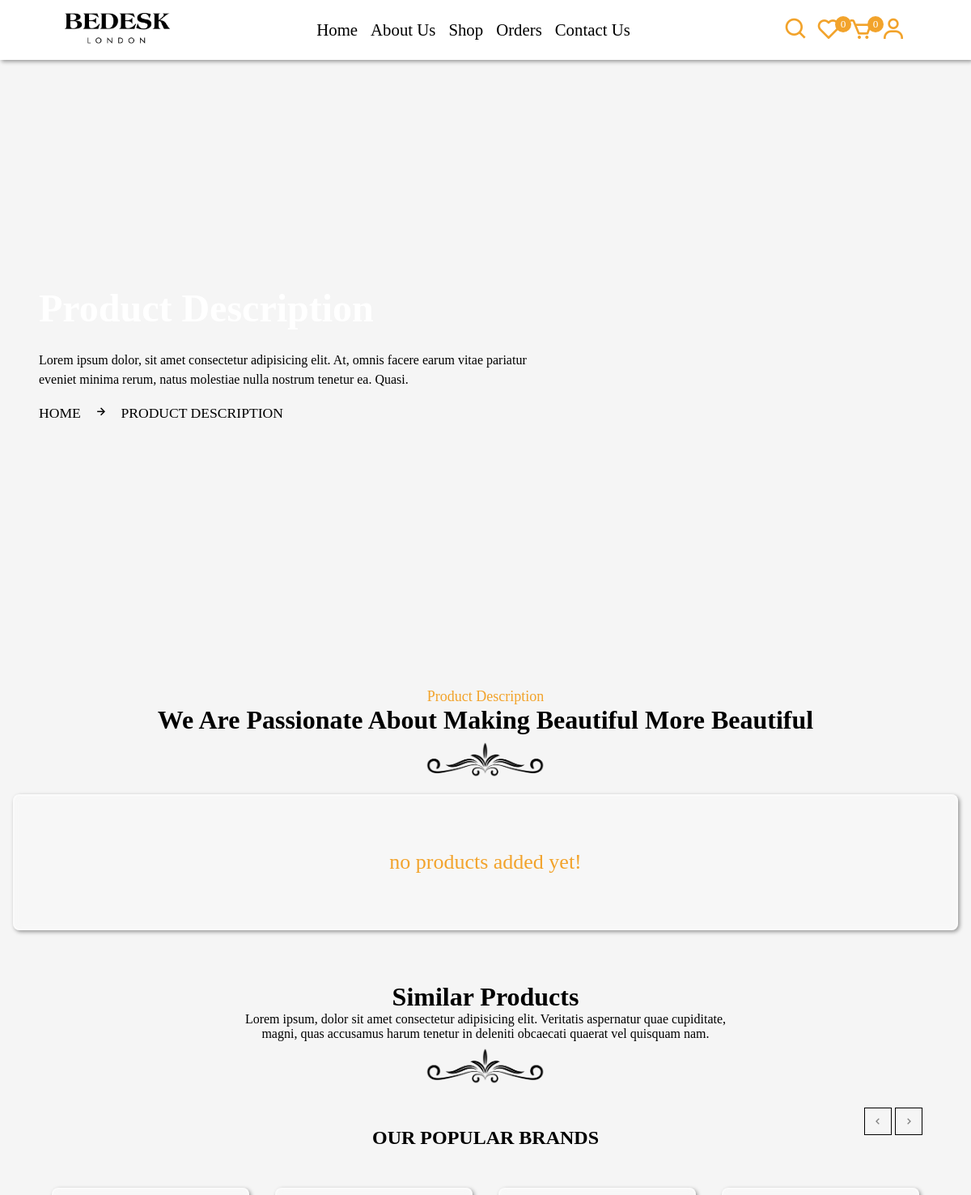
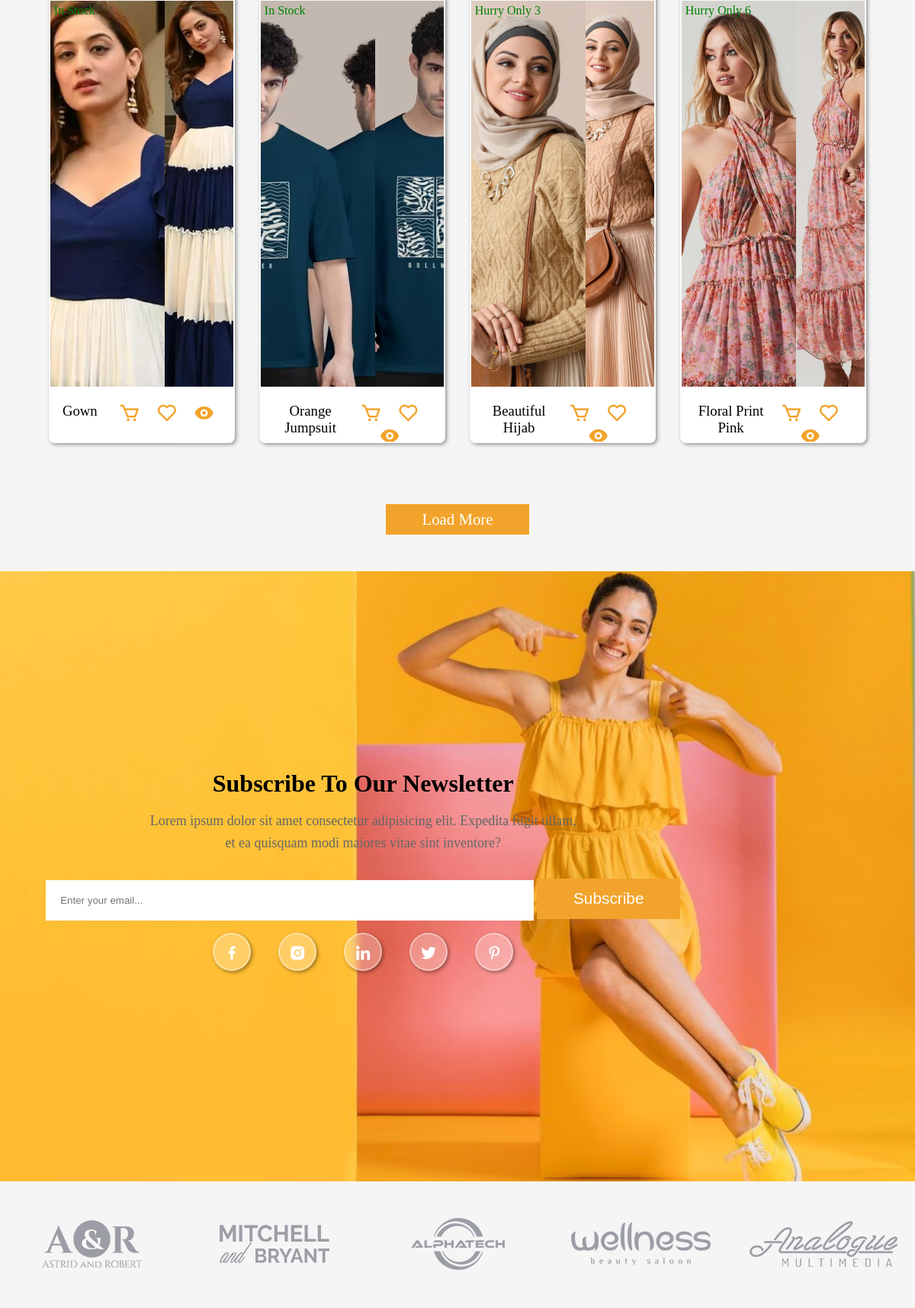
Page /view_page.php (upper part) on the committed database (2 pictures, top to bottom).
### tables this page shows
CREATE TABLE `products` (
  `id` varchar(20) NOT NULL,
  `seller_id` varchar(20) NOT NULL,
  `name` varchar(50) NOT NULL,
  `price` varchar(255) NOT NULL,
  `category` varchar(100) NOT NULL,
  `thumb_one` varchar(255) NOT NULL,
  `thumb_two` varchar(100) NOT NULL,
  `thumb_three` varchar(100) NOT NULL,
  `stock` int(100) NOT NULL,
  `product_detail` text NOT NULL,
  `status` varchar(100) NOT NULL
);

### components/homeshop.php (the view, shortened to what this page needs)
<div class="popular-brands">
    <h2>OUR POPULAR BRANDS</h2>
    <div class="controls">
        <i class="bx bx-chevron-left left"></i>
        <i class="bx bx-chevron-right right"></i>
    </div>
    <div class="popular-brands-content">
        <?php
            $select_products = $conn->prepare("SELECT * FROM `products` WHERE status = ?");
            $select_products->execute(['active']);
            if ($select_products->rowCount() > 0) {
                while ($fetch_products = $select_products->fetch(PDO::FETCH_ASSOC)) {
        ?>
        <form action="" method="post" class="box" <?php if($fetch_products['stock'] == 0){echo 'disabled';} ?>>
            <div class="icon">
                <div class="icon-box">
                    <img src="image/products/<?= $fetch_products['thumb_one']; ?>" alt="" class="img1">
                    <img src="image/products/<?= $fetch_products['thumb_two']; ?>" alt="" class="img2">
                </div>
            </div>
            <?php if($fetch_products['stock'] > 9){ ?>
                <span class="stock" style="color: green;">in stock</span>
            <?php }elseif($fetch_products['stock'] == 0) {?>
                <span class="stock" style="color: red;">out of stock</span>
            <?php }else{ ?>
                <span class="stock" style="color: green;">hurry only <?= $fetch_products['stock']; ?></span>
            <?php } ?>
            <p class="price">$<?= $fetch_products['price']; ?>/-</p>
            <div class="content">
                <div class="button">
                    <div><h3><?= $fetch_products['name']; ?></h3></div>
                    <div>
                        <button type="submit" name="add_to_cart"><i class="bx bx-cart"></i></button>
                        <button type="submit" name="add_to_wishlist"><i class="bx bx-heart"></i></button>
                        <a href="view_page.php?pid=<?= $fetch_products['id']; ?>" class="bx bxs-show"></a>
                    </div>
                </div>
                <div class="flex-btn">
                </div>
            </div>
        </form>
        <?php
                }
            }else{
                echo '
                    <div class="empty">
                        <p>no products added yet!</p>
                    </div>
                ';
            }
        ?>
    </div>
</div>

### css/user_style.css (style rules this page uses)
* { margin: 0; box-sizing: border-box; padding: 0; outline: none; text-decoration: none; list-style: none; }
:root { --main-color: #f2a32b; --pink-color: #fdc631; --white-alfa-40: rgba(255, 255, 255, 0.4); --white-alfa-25: rgba(255, 255, 255, 0.25); --backdrop-filter: blur(5px); --padding: 5vh 15px; --box-shadow: 2px 2px 5px rgba(0, 0, 0, 0.4); }
body { background-color: #f5f5f5; }
html { scroll-behavior: smooth; }
button, input { border: none; }
.heading span { color: var(--main-color); text-transform: capitalize; font-size: 18px; }
.heading img { margin-top: 0.5rem; width: 150px !important; }
.flex-btn { display: flex; justify-content: space-between; }
.popular-brands { position: relative; padding: 4%; }
.popular-brands h2 { margin-bottom: 2rem; text-align: center; }
.popular-brands-content .box, .products .box, .orders .box { background-color: var(--white-alfa-25); border: 2px solid var(--white-alfa-40); box-shadow: var(--box-shadow); backdrop-filter: var(--backdrop-filter); position: relative; border-radius: .5rem; margin: 1rem; }
.popular-brands-content .icon, .products .box .icon, .orders .box .icon { cursor: pointer; overflow: hidden; }
.popular-brands-content .icon-box, .products .box .icon-box, .orders .box .icon-box { display: flex; align-items: center; text-align: center; transition: .5s ease-in-out; }
.popular-brands-content .icon-box .img1, .popular-brands-content .icon-box .img2, .products .box .icon-box .img1, .orders .box .icon-box .img1, .products .box .icon-box .img2, .orders .box .icon-box .img2 { flex: 1 0 50%; width: 100%; height: 35rem; object-fit: cover; }
.popular-brands .controls { position: absolute; right: 5%; top: 1%; }
.popular-brands .controls .left, .popular-brands .controls .right { border: 1px solid #000; color: gray; padding: .5rem; margin: 1rem 0; cursor: pointer; }
.popular-brands-content .stock { position: absolute; top: 2%; left: 2%; font-size: 1rem; }
.popular-brands-content .box .content { position: absolute; left: 0; bottom: 0; width: 100%; height: 4.5rem; padding: 1rem; overflow: hidden; transition: .5s; padding-top: 0.3rem; background-color: #fff; }
.popular-brands-content .box .content h3 { text-transform: capitalize; display: 20px; font-weight: 400; }
.popular-brands-content .box .content .button { display: flex; justify-content: space-between; margin: 1rem 0; }
.popular-brands-content .box .content button { box-shadow: none; cursor: pointer; background-color: transparent; }
.popular-brands-content .box .content .button i, .popular-brands-content .box .content .button a { color: var(--main-color); margin: 0 .5rem; box-shadow: none; font-size: 1.8rem; }

### rows in the picture
products: thumb_one (picture), thumb_two (picture), stock "In Stock", name "Gown"
products: thumb_one (picture), thumb_two (picture), stock "In Stock", name "Orange Jumpsuit"
products: thumb_one (picture), thumb_two (picture), stock "3", name "Beautiful Hijab"
products: thumb_one (picture), thumb_two (picture), stock "6", name "Floral Print Pink"

### other values in the picture
$total_wishlist_item "0"
$total_cart_item "0"
